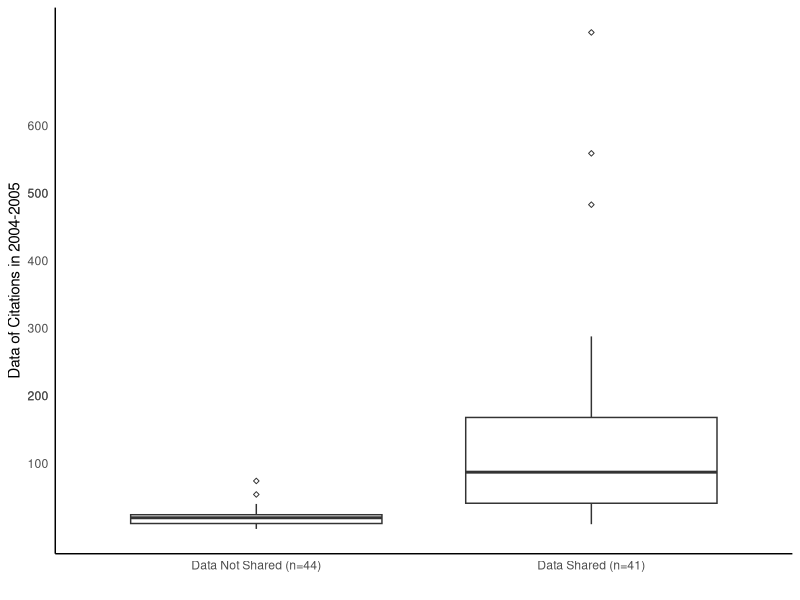

Write R code to recreate this figure.
## ---- chunk 1
#Load packages
library(dplyr)
library(ggplot2)

#Load and view the data
dryadData <- read.csv(file="Data/piwowarrawdata.csv", header=T, sep=',') 
glimpse(dryadData)
df <- dryadData %>%
  select(Number.of.Citations.during.2004.2005, Is.the.microarray.data.publicly.available)
View(df)

#Clean the data
df2 <- df[!is.na(df$Number.of.Citations.during.2004.2005),]
View(df2)

#Make the boxplot
plot <- ggplot(data=df2, aes(x=factor(Is.the.microarray.data.publicly.available), y=Number.of.Citations.during.2004.2005)) + 
  geom_boxplot(fill="white", outlier.size = 1, outlier.shape = 5, whisklty=9) +
  scale_x_discrete(labels=(c("Data Not Shared (n=44)","Data Shared (n=41)"))) + 
  ylab("Data of Citations in 2004-2005") + scale_y_continuous(breaks = c(100, 200, 500,200,300,400,500, 600))

plot + theme_minimal() + labs(x="") + theme(axis.line = element_line(color='black'),
    plot.background = element_blank(),
    panel.grid.minor = element_blank(),
    panel.grid.major = element_blank())

###use outlier.shape and size to change data point shape/size in box&whisker plot

